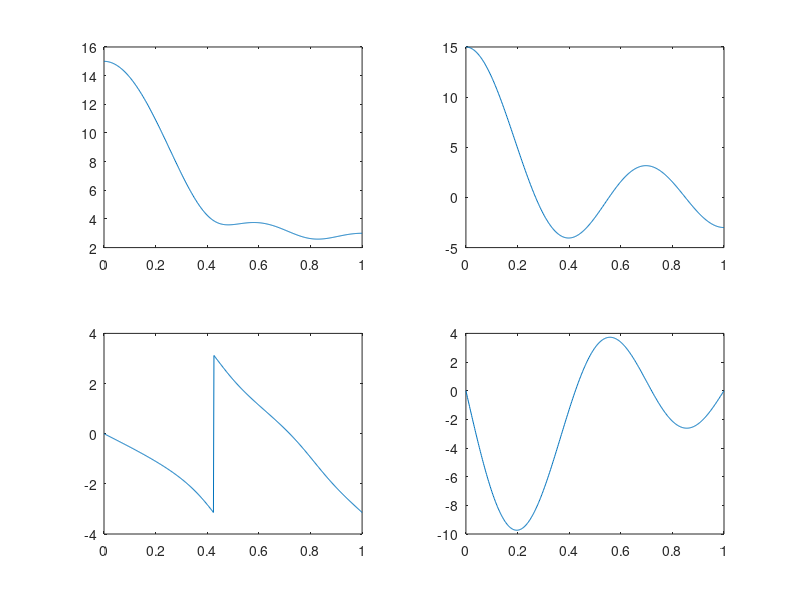

Here is the MATLAB script that generated this plot:
clear;clc;close all

n = [-1:3];
x = [1:5];

k = [0:500]; w = (pi/500)*k;

X = x * (exp(-j*pi/500)).^(n'*k);

magX = abs(X); angX = angle(X);
realX = real(X); imagX = imag(X);

subplot(2,2,1); plot(w/pi,magX);
subplot(2,2,2); plot(w/pi,realX);
subplot(2,2,3); plot(w/pi,angX);
subplot(2,2,4); plot(w/pi,imagX);
